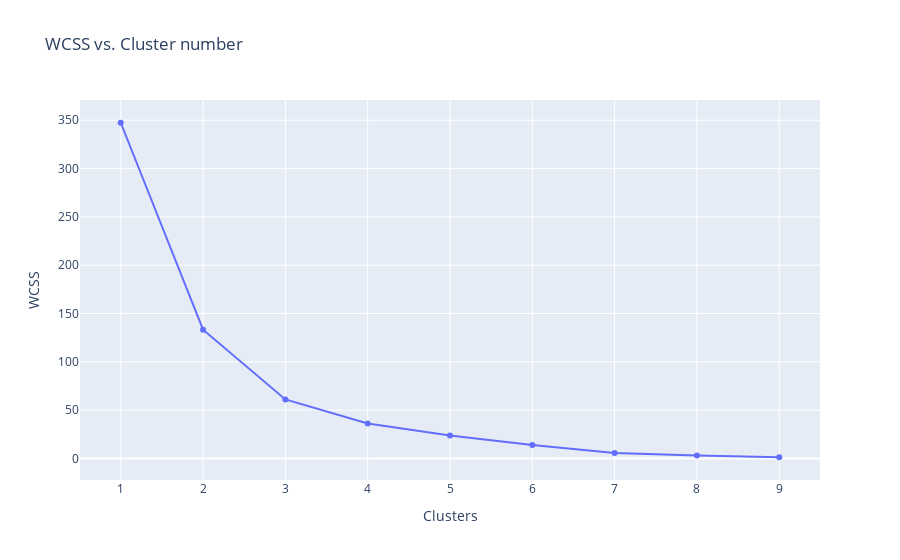

Notebook code for this chart:
### Code cell
fig = go.Figure(data = go.Scatter(x = [1,2,3,4,5,6,7,8,9,10], y = wcss))
fig.update_layout(title='WCSS vs. Cluster number',
                   xaxis_title='Clusters',
                   yaxis_title='WCSS')
fig.show()

### Figure 1 — Plotly figure (JSON) as saved in the notebook; plotly's stock layout.template omitted (floating-point values rounded to 4 significant figures)
{"data": [{"type": "scatter", "x": [1, 2, 3, 4, 5, 6, 7, 8, 9, 10], "y": [347.4, 133.3, 61.1, 36.14, 23.81, 13.89, 5.697, 3.078, 1.242]}], "layout": {"title": {"text": "WCSS vs. Cluster number"}, "xaxis": {"title": {"text": "Clusters"}}, "yaxis": {"title": {"text": "WCSS"}}}}
